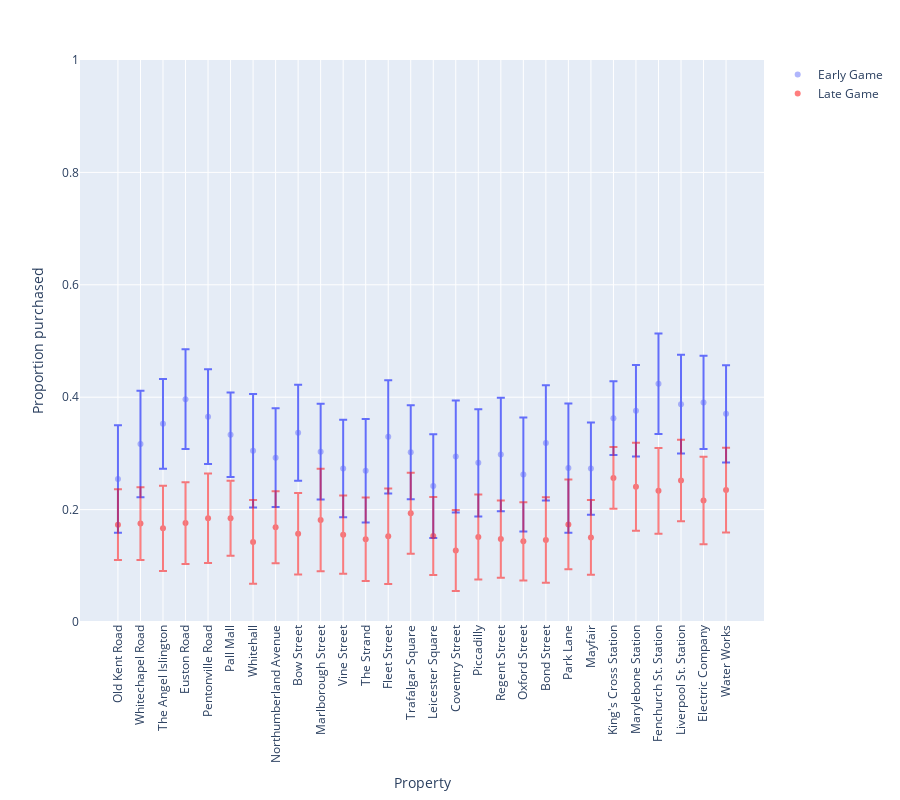

The code cell stored with this chart in its notebook:
### Code cell
plot_action_proportions(df_purchase, 'Proportion purchased (early game)', 'Proportion purchased (late game)', 'Proportion purchased')

### Figure 1 — Plotly figure (JSON) as saved in the notebook; plotly's stock layout.template omitted (floating-point values rounded to 4 significant figures)
{"data": [{"error_y": {"array": [0.09555, 0.09482, 0.07997, 0.08862, 0.08432, 0.07513, 0.1008, 0.08792, 0.08546, 0.08522, 0.08671, 0.09198, 0.1009, 0.0837, 0.09213, 0.09965, 0.09536, 0.1011, 0.1015, 0.1026, 0.1149, 0.08218, 0.06553, 0.08142, 0.0893, 0.08789, 0.08302, 0.08646]}, "hovertemplate": "Property=%{x}<br>Proportion purchased (early game)=%{y}<extra></extra>", "legendgroup": "", "marker": {"color": "#636efa", "opacity": 0.5, "symbol": "circle"}, "mode": "markers", "name": "Early Game", "orientation": "v", "showlegend": true, "type": "scatter", "x": ["Old Kent Road", "Whitechapel Road", "The Angel Islington", "Euston Road", "Pentonville Road", "Pall Mall", "Whitehall", "Northumberland Avenue", "Bow Street", "Marlborough Street", "Vine Street", "The Strand", "Fleet Street", "Trafalgar Square", "Leicester Square", "Coventry Street", "Piccadilly", "Regent Street", "Oxford Street", "Bond Street", "Park Lane", "Mayfair", "King's Cross Station", "Marylebone Station", "Fenchurch St. Station", "Liverpool St. Station", "Electric Company", "Water Works"], "xaxis": "x", "y": [0.2544, 0.3167, 0.3526, 0.3965, 0.3654, 0.3333, 0.3048, 0.2924, 0.3367, 0.303, 0.273, 0.2691, 0.3294, 0.3019, 0.2418, 0.2944, 0.2833, 0.2981, 0.2624, 0.3186, 0.2739, 0.273, 0.3628, 0.3759, 0.424, 0.3875, 0.3908, 0.3704], "yaxis": "y"}, {"error_y": {"array": [0.06303, 0.06471, 0.07599, 0.07275, 0.07949, 0.06664, 0.07437, 0.06417, 0.0725, 0.09107, 0.06952, 0.07426, 0.08512, 0.07203, 0.06938, 0.07207, 0.0755, 0.06868, 0.06971, 0.07614, 0.07989, 0.06658, 0.05508, 0.07839, 0.07627, 0.0724, 0.0779, 0.07547]}, "hovertemplate": "Property=%{x}<br>Proportion purchased (late game)=%{y}<extra></extra>", "legendgroup": "", "marker": {"color": "red", "symbol": "circle"}, "mode": "markers", "name": "Late Game", "opacity": 0.5, "orientation": "v", "showlegend": true, "type": "scatter", "x": ["Old Kent Road", "Whitechapel Road", "The Angel Islington", "Euston Road", "Pentonville Road", "Pall Mall", "Whitehall", "Northumberland Avenue", "Bow Street", "Marlborough Street", "Vine Street", "The Strand", "Fleet Street", "Trafalgar Square", "Leicester Square", "Coventry Street", "Piccadilly", "Regent Street", "Oxford Street", "Bond Street", "Park Lane", "Mayfair", "King's Cross Station", "Marylebone Station", "Fenchurch St. Station", "Liverpool St. Station", "Electric Company", "Water Works"], "xaxis": "x", "y": [0.1732, 0.1752, 0.1667, 0.1761, 0.1847, 0.1847, 0.1425, 0.1686, 0.1571, 0.1815, 0.1554, 0.1473, 0.1526, 0.1933, 0.153, 0.1271, 0.1512, 0.1475, 0.1435, 0.1459, 0.1737, 0.1505, 0.2564, 0.2407, 0.2333, 0.2517, 0.2162, 0.2347], "yaxis": "y"}], "layout": {"height": 800, "legend": {"tracegroupgap": 0}, "margin": {"t": 60}, "xaxis": {"anchor": "y", "domain": [0, 1], "tickangle": -90, "title": {"text": "Property"}}, "yaxis": {"anchor": "x", "domain": [0, 1], "range": [0, 1], "title": {"text": "Proportion purchased"}}}}
